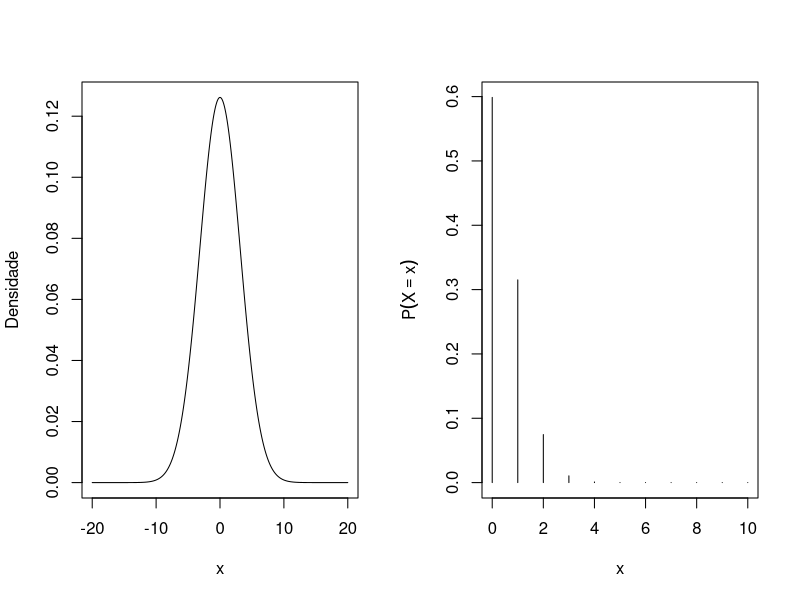
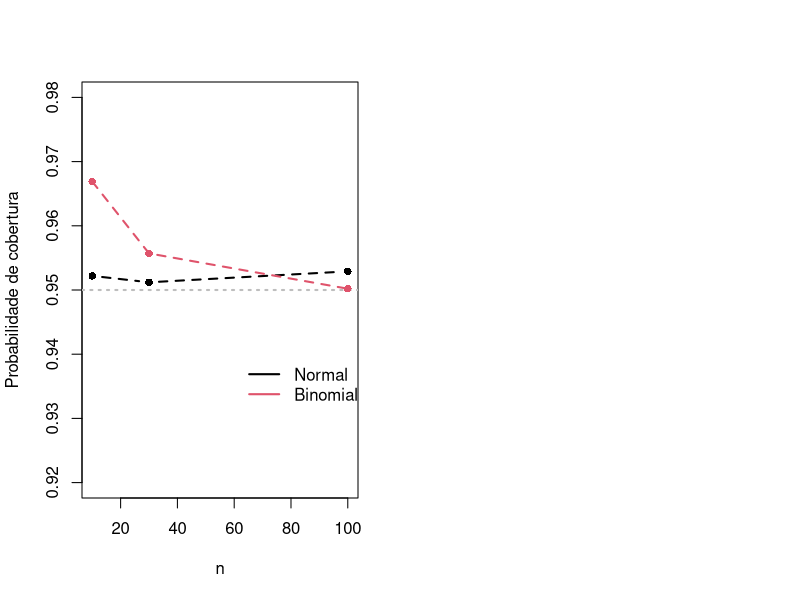

Source code (R) for these figures, in order:
## ---- chunk 1
knitr::opts_chunk$set(echo = TRUE)
## ---- chunk 2
## Normal
int_normal <- function(n, media, variancia, L = 1000){
  ic <- vector()
  
  for(i in 1:L){
    dados <- rnorm(n, media, sqrt(variancia))
    
    LI <- mean(dados) - (qnorm(0.975,0,1))*sqrt(variancia)/sqrt(n)
    LS <- mean(dados) + (qnorm(0.975,0,1))*sqrt(variancia)/sqrt(n)
    
    ic[i] <- ifelse(media >= LI && media <= LS,1,0)
  }
  proporcao <- sum(ic)/L
  return(proporcao)
}

int_binomial <- function(n, m, p, L = 1000){
  ## Exemplo: n alunos
  ## cada aluno faz uma prova com m questões
  ## em cada questão os alunos tem probabilidade p de acertar
  ic <- vector()
  media = m*p
  variancia = m*p*(1-p)
  
  for(i in 1:L){
    
    dados <- rbinom(n, m, p)
    LI <- mean(dados) - (qnorm(0.975,0,1))*sqrt(variancia)/sqrt(n)
    LS <- mean(dados) + (qnorm(0.975,0,1))*sqrt(variancia)/sqrt(n)
    
    ic[i] <- (media >= LI) & (media <= LS)
  }
  proporcao <- sum(ic)/L
  return(proporcao)
}
## ---- chunk 3
par(mfrow = c(1, 2))
x = seq(-20, 20, by = 0.1)
plot(x, dnorm(x, 0, sqrt(10)),
     type = "l", ylab= "Densidade")
plot(0:10, dbinom(0:10, 10, 0.05),
     type = "h", ylab = expression(P(X == x)), xlab="x" )
## ---- chunk 4
library(knitr)
mat = cbind(c(0,10), c(10*0.05, 10*0.05*0.95))
rownames(mat)=c("Média", "Variância")
colnames(mat)=c("Normal(0, 10)", "Binomial(10, 0,05)")
kable(mat, digits=3, align = "cc",
      caption = "Média e variância populacionais")
## ---- chunk 5
n = c(10, 30, 100)
result1 = result2 = vector()
for(i in 1:length(n)){
  result1[i] = int_normal(n[i], 0, 10, L = 10000)
  result2[i] = int_binomial(n[i], 10, 0.05, L = 10000)
}
## ---- chunk 6
library(knitr)
mat = cbind(result1, result2)
rownames(mat)=c("n = 10", "n = 30", "n = 100")
colnames(mat)=c("Normal(0, 10)", "Binomial(10, 0,05)")
kable(mat, digits=3, align = "cc",
      caption = "Proporções de cobertura")
## ---- chunk 7
plot(n, result1, type = "b", ylim=c(0.92,0.98) , pch=16, lwd=2, lty=2,
     ylab = "Probabilidade de cobertura")
lines(n, result2, col= 2, lwd=2, lty =2)
abline(h=0.95,lty=3,col="gray", lwd=2)
points(n, result2, pch=16, col = 2)
legend(60,0.94,c("Normal", "Binomial"), col=c(1,2), lwd=2, bty="n")
